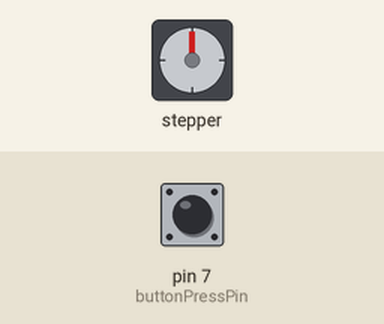
Bench run of a sketch on a simulated Arduino Uno, built with avr-gcc and run on an emulated ATmega328P. Parts: stepper motor. The test bench sets the inputs (shaded band); at power-on: pin 7 (buttonPressPin) HIGH. Stepper angles assume 2048 steps per turn.

Above: at 1.2 s.
1.3 s: pin 7 (buttonPressPin) pulled LOW for 0.15 s
At 1.75 s:
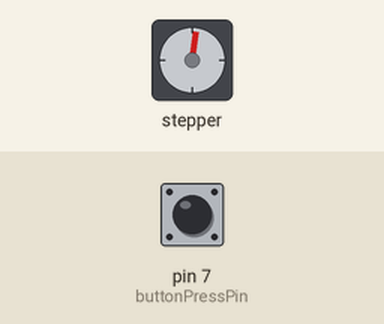
At 2.35 s:
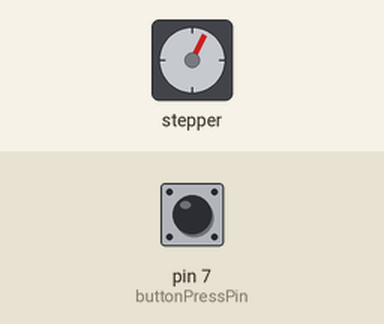
4.3 s: pin 7 (buttonPressPin) pulled LOW for 1 s
At 4.46 s:
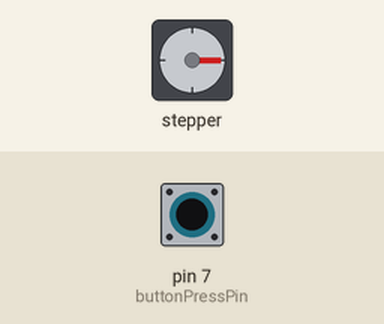
7.3 s: pin 7 (buttonPressPin) pulled LOW for 0.15 s
10.3 s: pin 7 (buttonPressPin) pulled LOW for 3.2 s
Timing chart, 0 to 15.0 s (numbered marks = the images above; inputs shaded):
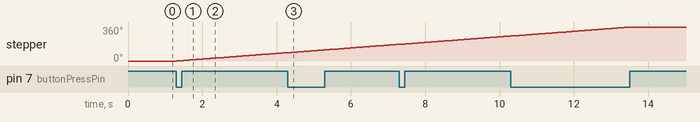

Measured:
- after the input at 1.3 s, stepper: keeps turning clockwise at about 30°/s, starting at once

The sketch:

Stepper_Example_2.ino
```cpp
/* This program has been written (poorly) by Dan of the Simple Electronics Youtube channel
 * (www.SimpleElectronics.ca) and is available for you to do whatever you want with it as
 * long as you don't hold me responsible. But if you want to send me money for my terrible
 * coding, feel free! (www.patreon.com/SimpleElectronics)
 */

//Include the Arduino stepper library
#include <Stepper.h>

//Define an input pin
int buttonPressPin = 7;

//Define a Boolean to track a button press
bool buttonPressed;

//Set how many steps it takes to make a full revolution. Divide the degrees per step by 360 to get the steps
const int stepsPerRevolution = 2048;

//Use pin 8-11 on the arduino to IN1-IN4 on the stepper board
//Setting up the stepper
Stepper stepperName = Stepper(stepsPerRevolution, 8, 10, 9, 11);

void setup() {

  //Set the RPM of the stepper motor
  stepperName.setSpeed(5);

  //Set the pinMode of our button pin
  pinMode(buttonPressPin, INPUT_PULLUP);

  //Set our button press Boolean to a known value
  buttonPressed = true;
}

void loop() {
    //Checking the state of the button pin and saving it in our Boolean
    buttonPressed = digitalRead(buttonPressPin);
    //If the button is pressed (grounded), step to 90* and reset the button pressing state
    if (buttonPressed == false) {
      stepperName.step(stepsPerRevolution / 4);
      delay(50);
      buttonPressed = true;
    }

}
```
